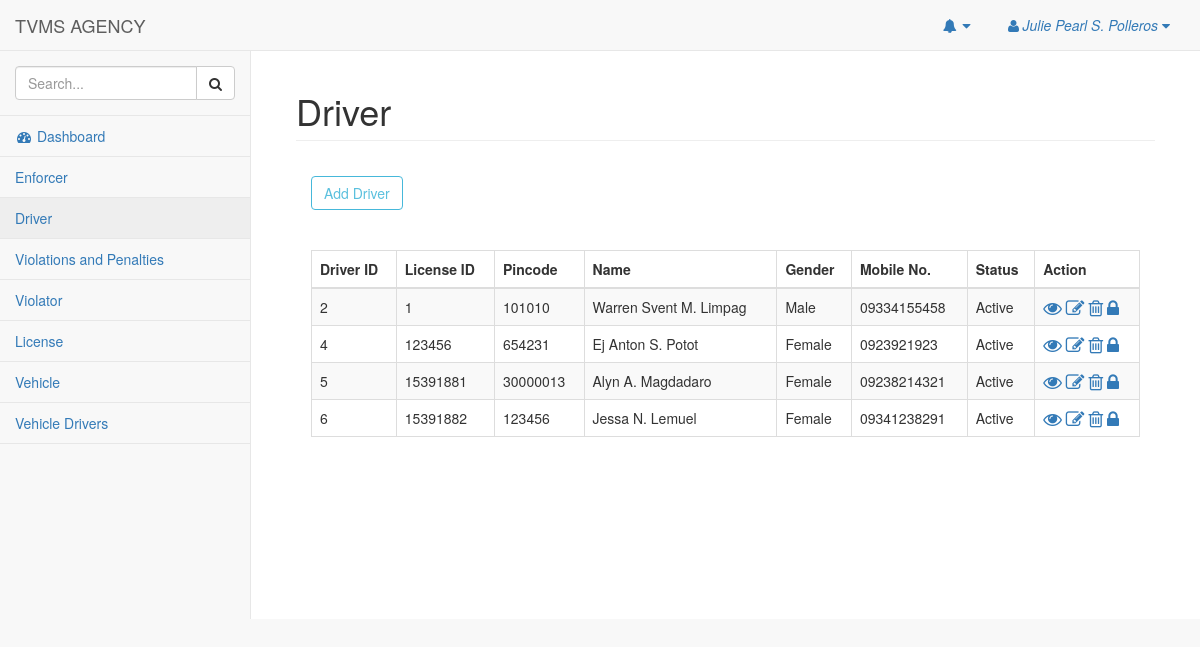
Page /pages/driver.php (signed in) on the earlier database version.
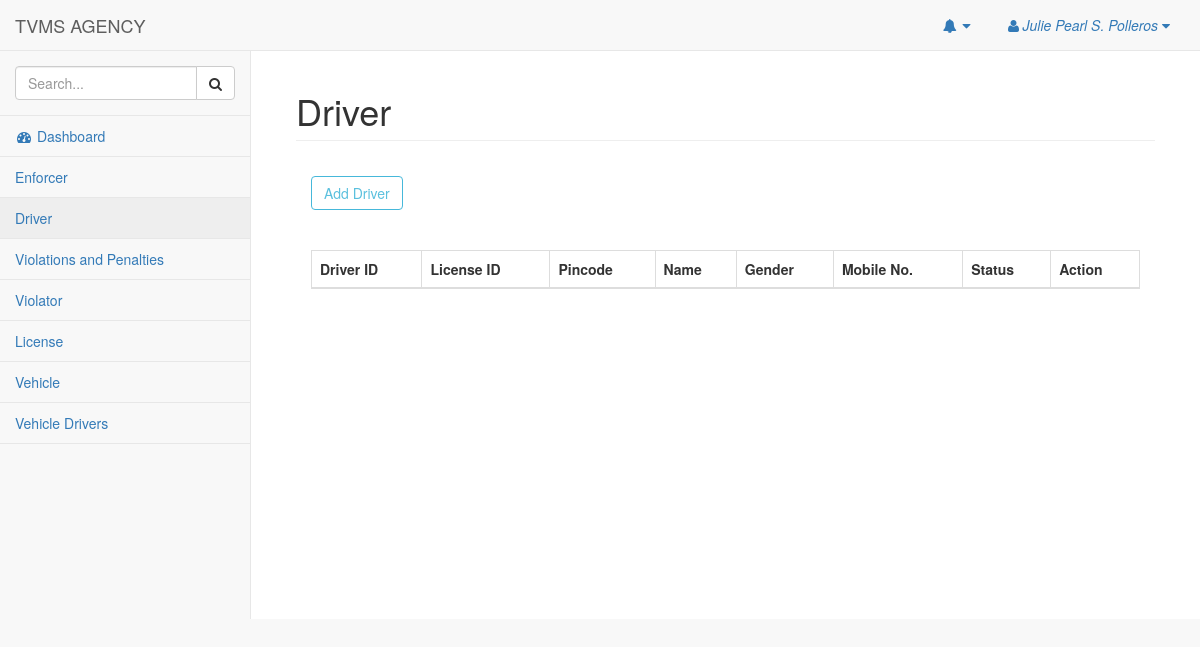
Same page on the later database version.
### tables this page shows
CREATE TABLE `driver` (
  `driver_id` int(11) NOT NULL,
  `license_id` int(11) NOT NULL,
  `driver_pincode` int(11) NOT NULL,
  `driver_lname` varchar(50) NOT NULL,
  `driver_fname` varchar(50) NOT NULL,
  `driver_mi` varchar(1) NOT NULL,
  `driver_gender` varchar(50) NOT NULL,
  `driver_birthdate` date NOT NULL,
  `driver_addressProv` varchar(255) NOT NULL,
  `driver_addressCity` varchar(255) NOT NULL,
  `driver_mobile` char(11) NOT NULL,
  `driver_tel` char(20) NOT NULL,
  `driver_type` varchar(20) NOT NULL,
  `driver_email` varchar(50) NOT NULL,
  `driver_password` varchar(50) NOT NULL,
  `driver_status` varchar(20) NOT NULL
);

### pages/model/driverModel.php (called while the page is built, shortened)
<?php
require 'dbhelper/dbhelper.php';
Class Driver extends DBHelper{
    private $table = 'driver';
    function __construct(){
        return DBHelper::__construct();
    }
     function getDriver(){
         return DBHelper::getAll($this->table);
     }
}

### pages/dbhelper/dbhelper.php (called while the page is built, shortened)
<?php
Class DBHelper{
    private $host = "localhost";
    private $db = "tvms";
    private $user = "root";
    private $pass = "";
    private $conn;
    function __construct(){
        try{
            $this->conn = new PDO("mysql:host=$this->host;dbname=$this->db",$this->user,$this->pass);
        }catch(PDOException $e){
            echo $e->getMessage();
        }
    }
    function getAll($table){
        $sql = "SELECT * FROM $table";
        $stmt = $this->conn->prepare($sql);
        $stmt->execute();
        $row = $stmt->fetchAll(PDO::FETCH_ASSOC);
        return $row;
    }
}

### pages/driver.php (the view, shortened to what the changed rows need)
<?php
    include_once 'model/driverModel.php';
    $driver = new Driver();
?>
<!DOCTYPE html>
<html lang="en">
<head>
    <link href="../vendor/bootstrap/css/bootstrap.min.css" rel="stylesheet">
    <link href="../vendor/metisMenu/metisMenu.min.css" rel="stylesheet">
    <link href="../dist/css/sb-admin-2.css" rel="stylesheet">
    <link href="../vendor/morrisjs/morris.css" rel="stylesheet">
    <link href="../vendor/font-awesome/css/font-awesome.min.css" rel="stylesheet" type="text/css">
    <link rel="stylesheet" href="../dist/css/jquery.dataTables.min.css">
    <link rel="stylesheet" href="../dist/css/buttons.dataTables.min.css">
</head>
<body>
        <?php include_once "nav.php"; ?>
        <div id="page-wrapper">
            <div class="container-fluid">
                <div class="row">
                    <div class="col-lg-12">
                        <h1 class="page-header">Driver</h1>
                    </div>
                </div>
                <div class="panel-body">
                    <div class="table-responsive">
                        <table class="table table-hover table-striped table-bordered" id="example" width="100%">
                            <thead>
                                <tr>
                                    <th>Driver ID</th>
                                    <th>License ID</th>
                                    <th>Pincode</th>
                                    <th>Name</th>
                                    <th>Gender</th>
                                    <th>Mobile No.</th>
                                    <th>Status</th>
                                    <th>Action</th>
                                </tr>
                            </thead>
                            <tbody>
                            <?php
                                $data = $driver->getDriver();
                                foreach($data as $datas){
                            ?>
                                <tr>
                                    <td><?php echo $datas['driver_id'] ?></td>
                                    <td><?php echo $datas['license_id'] ?></td>
                                    <td><?php echo $datas['driver_pincode'] ?></td>
                                    <td><?php echo $datas['driver_fname'].' '.$datas['driver_mi'].'. '. $datas['driver_lname'] ?></td>
                                    <td><?php echo $datas['driver_gender'] ?></td>
                                    <td><?php echo $datas['driver_mobile'] ?></td>
                                    <td><?php echo $datas['driver_status'] ?></td>
                                    <td>
                                        <a href="#view<?php echo $datas['driver_id'] ?>" data-toggle="modal" style="text-decoration:none"><i class="fa fa-eye fa-lg" aria-hidden="true"></i></button>
                                        <a href="#edit<?php echo $datas['driver_id'] ?>" data-toggle="modal" style="text-decoration:none"><i class="fa fa-pencil-square-o fa-lg" aria-hidden="true"></i></button>
                                        <a onclick='javascript:confirmation($(this));return false;' style="text-decoration:none" href="deleteDriver.php?id=<?php echo $datas['driver_id'] ?>"> <i class="fa fa-trash-o fa-lg" aria-hidden="true"></i> </a>
                                        <?php if($datas['driver_status'] == 'Active'){ ?>
                                        <a onclick='javascript:status($(this));return false;' href="driverStatus.php?status=<?php echo $datas['driver_status']?>&id=<?php echo $datas['driver_id'] ?>"><i class="fa fa-lock fa-lg" aria-hidden="true"></i></a>
                                        <?php }
                                              else{
                                        ?>
                                        <a onclick='javascript:status($(this));return false;' href="driverStatus.php?status=<?php echo $datas['driver_status']?>&id=<?php echo $datas['driver_id'] ?>"><i class="fa fa-unlock fa-lg" aria-hidden="true"></i></a>
                                        <?php } ?>
                                    </td>
                                </tr>
                                <?php } ?>
                            </tbody>
                        </table>
                    </div>
                </div>
            </div>
        </div>
    </div>
</body>
</html>

Differences in the rows shown:
removed driver: driver_id "2", license "1", driver_pincode "101010", driver_fname "Warren Svent", driver_mi "M", driver_lname "Limpag", driver_gender "Male", driver_mobile "09334155458", driver_status "Active"
removed driver: driver_id "4", license "123456", driver_pincode "654231", driver_fname "Ej Anton", driver_mi "S", driver_lname "Potot", driver_gender "Female", driver_mobile "0923921923", driver_status "Active"
removed driver: driver_id "5", license "15391881", driver_pincode "30000013", driver_fname "Alyn", driver_mi "A", driver_lname "Magdadaro", driver_gender "Female", driver_mobile "09238214321", driver_status "Active"
removed driver: driver_id "6", license "15391882", driver_pincode "123456", driver_fname "Jessa", driver_mi "N", driver_lname "Lemuel", driver_gender "Female", driver_mobile "09341238291", driver_status "Active"
